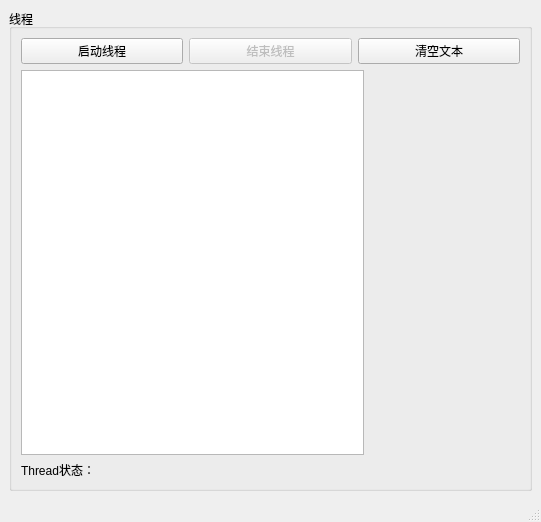
<?xml version="1.0" encoding="UTF-8"?>
<ui version="4.0">
 <class>MainWindow</class>
 <widget class="QMainWindow" name="MainWindow">
  <property name="geometry">
   <rect>
    <x>0</x>
    <y>0</y>
    <width>541</width>
    <height>522</height>
   </rect>
  </property>
  <property name="windowTitle">
   <string>MainWindow</string>
  </property>
  <widget class="QWidget" name="centralwidget">
   <layout class="QVBoxLayout" name="verticalLayout_2">
    <item>
     <widget class="QGroupBox" name="groupBox">
      <property name="title">
       <string>线程</string>
      </property>
      <layout class="QVBoxLayout" name="verticalLayout">
       <item>
        <layout class="QHBoxLayout" name="horizontalLayout">
         <item>
          <widget class="QPushButton" name="btnStartThread">
           <property name="text">
            <string>启动线程</string>
           </property>
          </widget>
         </item>
         <item>
          <widget class="QPushButton" name="btnStopThread">
           <property name="enabled">
            <bool>false</bool>
           </property>
           <property name="text">
            <string>结束线程</string>
           </property>
          </widget>
         </item>
         <item>
          <widget class="QPushButton" name="btnClear">
           <property name="text">
            <string>清空文本</string>
           </property>
          </widget>
         </item>
        </layout>
       </item>
       <item>
        <layout class="QHBoxLayout" name="horizontalLayout_3">
         <item>
          <widget class="QPlainTextEdit" name="plainTextEdit">
           <property name="plainText">
            <string/>
           </property>
          </widget>
         </item>
         <item>
          <widget class="QLabel" name="LabPic">
           <property name="minimumSize">
            <size>
             <width>150</width>
             <height>0</height>
            </size>
           </property>
           <property name="text">
            <string/>
           </property>
           <property name="pixmap">
            <pixmap>:/dice/images/d0.jpg</pixmap>
           </property>
          </widget>
         </item>
        </layout>
       </item>
       <item>
        <widget class="QLabel" name="LabA">
         <property name="text">
          <string>Thread状态：</string>
         </property>
        </widget>
       </item>
      </layout>
     </widget>
    </item>
   </layout>
  </widget>
  <widget class="QMenuBar" name="menubar">
   <property name="geometry">
    <rect>
     <x>0</x>
     <y>0</y>
     <width>541</width>
     <height>22</height>
    </rect>
   </property>
  </widget>
  <widget class="QStatusBar" name="statusbar"/>
 </widget>
 <resources/>
 <connections/>
</ui>
